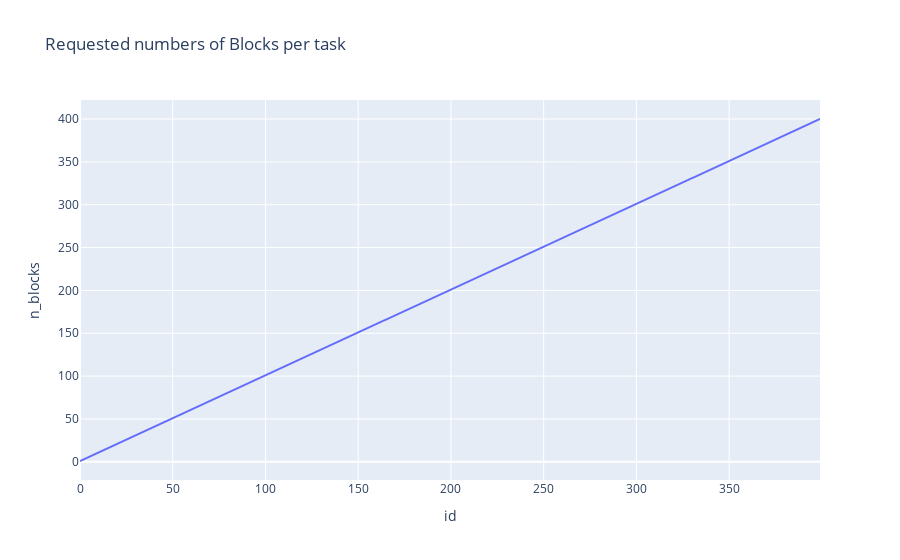

The notebook cell this image was saved under:
### Code cell
px.histogram(
    tasks,
    x="n_blocks",
    nbins=400,
    title="Requested numbers of Blocks",
)

### Figure 1 — Plotly figure (JSON) as saved in the notebook; plotly's stock layout.template omitted (floating-point values rounded to 4 significant figures; data arrays with more than 128 entries replaced by an {"elided": "..."} marker saying what was removed)
{"data": [{"hovertemplate": "id=%{x}<br>n_blocks=%{y}<extra></extra>", "legendgroup": "", "line": {"color": "#636efa", "dash": "solid"}, "marker": {"symbol": "circle"}, "mode": "lines", "name": "", "orientation": "v", "showlegend": false, "type": "scatter", "x": {"elided": "400 int values"}, "xaxis": "x", "y": {"elided": "400 int values"}, "yaxis": "y"}], "layout": {"legend": {"tracegroupgap": 0}, "title": {"text": "Requested numbers of Blocks per task"}, "xaxis": {"anchor": "y", "domain": [0, 1], "title": {"text": "id"}}, "yaxis": {"anchor": "x", "domain": [0, 1], "title": {"text": "n_blocks"}}}}
